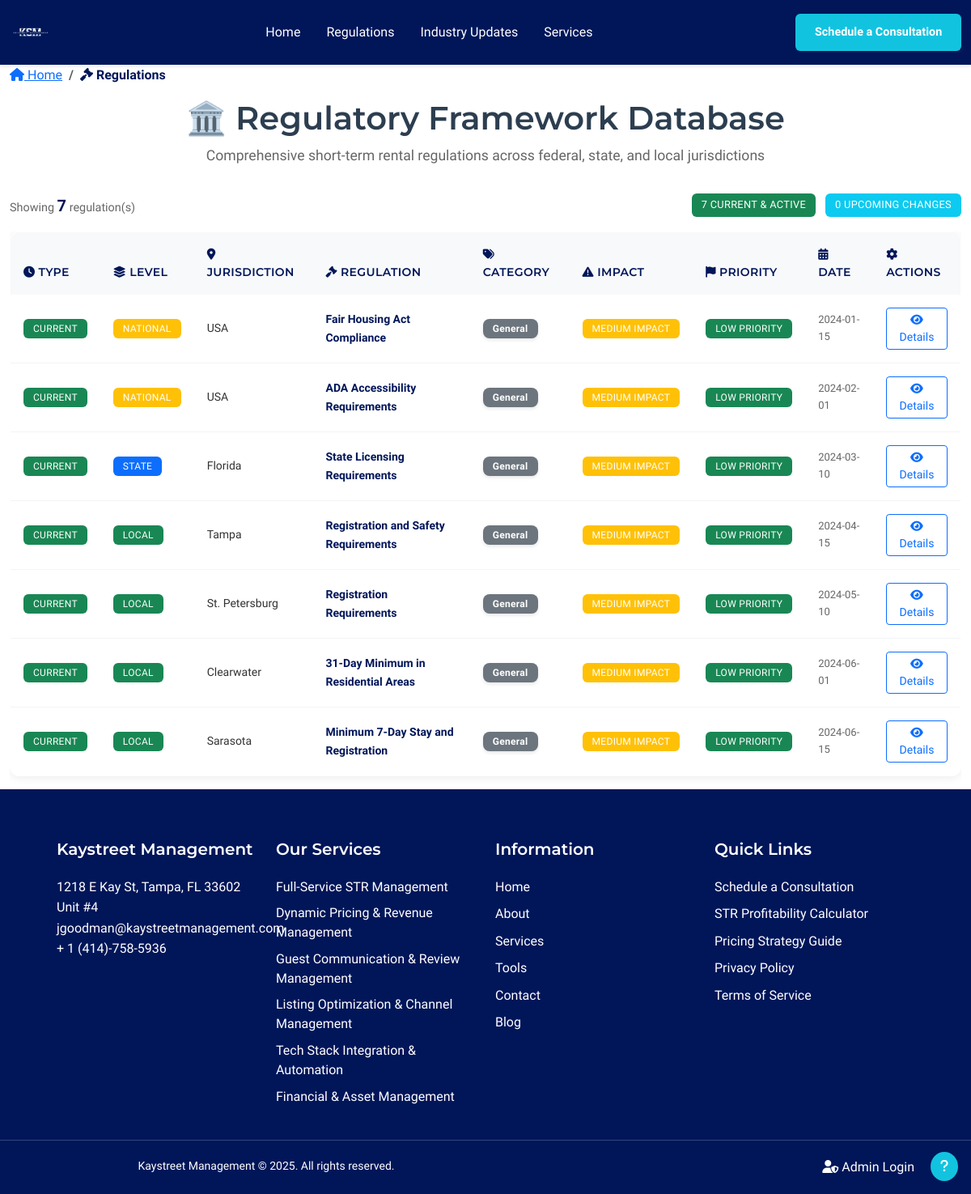
The page /regulations on the database its author committed.
### models.py (models this page shows, shortened)
class Regulation(db.Model):
    __tablename__ = 'regulations'
    id = db.Column(db.Integer, primary_key=True)
    jurisdiction = db.Column(db.String(100), nullable=False)  # Jurisdiction (combines level and location)
    jurisdiction_level = db.Column(db.String(20), nullable=False, default='Local')  # National, State, Local
    location = db.Column(db.String(100), nullable=False)  # Location
    title = db.Column(db.String(200), nullable=False)  # Title
    last_updated = db.Column(db.DateTime, default=datetime.utcnow)  # Last Updated
    overview = db.Column(db.Text, nullable=True)  # Overview - formatted content
    detailed_requirements = db.Column(db.Text, nullable=True)  # Detailed Requirements - formatted content
    compliance_steps = db.Column(db.Text, nullable=True)  # Compliance Steps - formatted content
    required_forms = db.Column(db.Text, nullable=True)  # Required Forms - formatted content
    penalties_non_compliance = db.Column(db.Text, nullable=True)  # Penalties for Non Compliance - formatted content
    recent_changes = db.Column(db.Text, nullable=True)  # Recent Changes - formatted content
    created_at = db.Column(db.DateTime, default=datetime.utcnow)
    updated_at = db.Column(db.DateTime, default=datetime.utcnow, onupdate=datetime.utcnow)

### app/blueprints/main.py (the view)
@main_bp.route('/regulations')
def regulations():
    try:
        from models import Regulation
        regulations = Regulation.query.all()
        return render_template('regulations.html',
                             regulations=regulations)
    except Exception as e:
        logger.error(f"Error loading regulations: {str(e)}", exc_info=True)
        public_flash('Error loading regulations. Please try again later.', 'error')
        return render_template('regulations.html',
                             regulations=[])

### templates/regulations.html (shortened to what this page needs)
{% extends "base.html" %}
{% block content %}
<div class="container-fluid">
    <nav aria-label="breadcrumb" class="mb-3">
        <ol class="breadcrumb">
            <li class="breadcrumb-item">
                <a href="{{ url_for('main.index') }}"><i class="fas fa-home"></i> Home</a>
            </li>
            <li class="breadcrumb-item active" aria-current="page">
                <i class="fas fa-gavel"></i> Regulations
            </li>
        </ol>
    </nav>
    <div class="text-center mb-4">
        <h1 class="regulations-title">🏛️ Regulatory Framework Database</h1>
        <p class="regulations-subtitle text-muted">
            Comprehensive short-term rental regulations across federal, state, and local jurisdictions
        </p>
    </div>
    <div class="d-flex justify-content-between align-items-center mb-3">
        <div class="results-count">
            <span class="text-muted">Showing</span>
            <strong>{{ regulations|length }}</strong>
            <span class="text-muted">regulation(s)</span>
        </div>
        <div class="section-summary">
            <span class="badge bg-success me-2">{{ regulations|length }} Current & Active</span>
            <span class="badge bg-info">0 Upcoming Changes</span>
        </div>
    </div>
    <div class="regulations-container">
        <div class="table-view">
            <div class="table-responsive">
                <table class="table table-hover regulations-table">
                    <thead class="table-light">
                        <tr>
                            <th>
                                <i class="fas fa-clock"></i> Type
                            </th>
                            <th>
                                <i class="fas fa-layer-group"></i> Level
                            </th>
                            <th>
                                <i class="fas fa-map-marker-alt"></i> Jurisdiction
                            </th>
                            <th>
                                <i class="fas fa-gavel"></i> Regulation
                            </th>
                            <th>
                                <i class="fas fa-tags"></i> Category
                            </th>
                            <th>
                                <i class="fas fa-exclamation-triangle"></i> Impact
                            </th>
                            <th>
                                <i class="fas fa-flag"></i> Priority
                            </th>
                            <th>
                                <i class="fas fa-calendar-alt"></i> Date
                            </th>
                            <th>
                                <i class="fas fa-cog"></i> Actions
                            </th>
                        </tr>
                    </thead>
                    <tbody>
                        {% for regulation in regulations %}
                        <tr class="regulation-row" data-regulation-id="{{ regulation.id }}">
                            <td>
                                <span class="badge bg-success">Current</span>
                            </td>
                            <td>
                                <span class="badge bg-{{ 'success' if regulation.jurisdiction_level == 'Local' else 'primary' if regulation.jurisdiction_level == 'State' else 'warning' }}">
                                    {{ regulation.jurisdiction_level }}
                                </span>
                            </td>
                            <td class="jurisdiction-cell">
                                {{ regulation.location }}
                            </td>
                            <td class="title-cell">
                                <a href="{{ url_for('main.regulation_detail', regulation_id=regulation.id) }}"
                                   class="regulation-title-link text-decoration-none">
                                    {{ regulation.title }}
                                </a>
                            </td>
                            <td>
                                <span class="badge category-badge category-general">
                                    General
                                </span>
                            </td>
                            <td>
                                <span class="badge bg-warning">
                                    Medium Impact
                                </span>
                            </td>
                            <td>
                                <span class="badge bg-success">
                                    Low Priority
                                </span>
                            </td>
                            <td class="date-cell">
                                {{ regulation.last_updated.strftime('%Y-%m-%d') if regulation.last_updated else 'N/A' }}
                            </td>
                            <td>
                                <a href="{{ url_for('main.regulation_detail', regulation_id=regulation.id) }}"
                                   class="btn btn-sm btn-outline-primary">
                                    <i class="fas fa-eye"></i> Details
                                </a>
                            </td>
                        </tr>
                        {% endfor %}
                    </tbody>
                </table>
            </div>
        </div>
    </div>
</div>
<div class="position-fixed bottom-0 end-0 p-3" style="z-index: 1000;">
    <button class="btn btn-primary rounded-circle" data-bs-toggle="modal" data-bs-target="#helpModal" title="Help">
        <i class="fas fa-question"></i>
    </button>
</div>
{% endblock %}

### templates/base.html (shortened to what this page needs)
<!DOCTYPE html>
<html lang="en" data-bs-theme="light">
<head>
    <link href="https://cdn.jsdelivr.net/npm/bootstrap@5.3.0/dist/css/bootstrap.min.css" rel="stylesheet">
    <link href="https://cdnjs.cloudflare.com/ajax/libs/font-awesome/6.4.0/css/all.min.css" rel="stylesheet">
    <link href="{{ url_for('static', filename='css/style.css') }}" rel="stylesheet">
</head>
<body>
    <nav class="navbar navbar-expand-lg kaystreet-header sticky-top">
        <div class="container-fluid">
            <a class="navbar-brand kaystreet-brand" href="{{ url_for('main.index') }}">
                <img src="{{ url_for('static', filename='images/kaystreet-logo-navy.png') }}" alt="Kaystreet Management" class="kaystreet-logo-img">
            </a>
            <div class="collapse navbar-collapse" id="kaystreetNav">
                <ul class="navbar-nav kaystreet-nav">
                    <li class="nav-item">
                        <a class="nav-link kaystreet-nav-link" href="{{ url_for('main.index') }}">Home</a>
                    </li>
                    <li class="nav-item">
                        <a class="nav-link kaystreet-nav-link" href="{{ url_for('main.regulations') }}">Regulations</a>
                    </li>
                    <li class="nav-item">
                        <a class="nav-link kaystreet-nav-link" href="{{ url_for('main.updates') }}">Industry Updates</a>
                    </li>
                    <li class="nav-item">
                        <a class="nav-link kaystreet-nav-link" href="https://kaystreetmanagement.com" target="_blank">Services</a>
                    </li>
                </ul>
                <div class="kaystreet-cta">
                    <a href="https://kaystreetmanagement.com/contact" target="_blank" class="btn kaystreet-consultation-btn">
                        Schedule a Consultation
                    </a>
                </div>
            </div>
        </div>
    </nav>
    <main class="main-content">
        {% block content %}{% endblock %}
    </main>
    <footer class="kaystreet-footer">
        <div class="container">
            <div class="row">
                <div class="col-lg-3 col-md-6 mb-4 mb-lg-0">
                    <h4 class="footer-heading">Kaystreet Management</h4>
                    <div class="footer-content">
                        <p class="footer-address">
                            1218 E Kay St, Tampa, FL 33602 Unit #4<br>
                            <a href="mailto:jgoodman@kaystreetmanagement.com" class="footer-link">jgoodman@kaystreetmanagement.com</a><br>
                            <a href="tel:+14147585936" class="footer-link">+ 1 (414)-758-5936</a>
                        </p>
                    </div>
                </div>
                <div class="col-lg-3 col-md-6 mb-4 mb-lg-0">
                    <h4 class="footer-heading">Our Services</h4>
                    <div class="footer-content">
                        <ul class="footer-links-list">
                            <li><a href="https://kaystreetmanagement.com" target="_blank" class="footer-link">Full-Service STR Management</a></li>
                            <li><a href="https://kaystreetmanagement.com/dynamic-pricing-revenue-management/" target="_blank" class="footer-link">Dynamic Pricing & Revenue Management</a></li>
                            <li><a href="https://kaystreetmanagement.com/guest-communication-review-management/" target="_blank" class="footer-link">Guest Communication & Review Management</a></li>
                            <li><a href="https://kaystreetmanagement.com/listing-optimization-channel-management/" target="_blank" class="footer-link">Listing Optimization & Channel Management</a></li>
                            <li><a href="https://kaystreetmanagement.com/tech-stack-integration-automation/" target="_blank" class="footer-link">Tech Stack Integration & Automation</a></li>
                            <li><a href="https://kaystreetmanagement.com/financial-asset-management/" target="_blank" class="footer-link">Financial & Asset Management</a></li>
                        </ul>
                    </div>
                </div>
                <div class="col-lg-3 col-md-6 mb-4 mb-lg-0">
                    <h4 class="footer-heading">Information</h4>
                    <div class="footer-content">
                        <ul class="footer-links-list">
                            <li><a href="https://kaystreetmanagement.com" target="_blank" class="footer-link">Home</a></li>
                            <li><a href="https://kaystreetmanagement.com/about-us/" target="_blank" class="footer-link">About</a></li>
                            <li><a href="https://kaystreetmanagement.com" target="_blank" class="footer-link">Services</a></li>
                            <li><a href="https://kaystreetmanagement.com/tools/" target="_blank" class="footer-link">Tools</a></li>
                            <li><a href="https://kaystreetmanagement.com/tools/" target="_blank" class="footer-link">Contact</a></li>
                            <li><a href="https://kaystreetmanagement.com/blog/" target="_blank" class="footer-link">Blog</a></li>
                        </ul>
                    </div>
                </div>
                <div class="col-lg-3 col-md-6 mb-4 mb-lg-0">
                    <h4 class="footer-heading">Quick Links</h4>
                    <div class="footer-content">
                        <ul class="footer-links-list">
                            <li><a href="https://calendly.com/jgoodman-kaystreetmanagement/30min" target="_blank" class="footer-link">Schedule a Consultation</a></li>
                            <li><a href="https://kaystreetmanagement.com/tools/" target="_blank" class="footer-link">STR Profitability Calculator</a></li>
                            <li><a href="https://kaystreetmanagement.com/tools/" target="_blank" class="footer-link">Pricing Strategy Guide</a></li>
                            <li><a href="https://kaystreetmanagement.com/privacy-policy" target="_blank" class="footer-link">Privacy Policy</a></li>
                            <li><a href="https://kaystreetmanagement.com/terms-of-service" target="_blank" class="footer-link">Terms of Service</a></li>
                        </ul>
                    </div>
                </div>
            </div>
        </div>
        <div class="footer-bottom">
            <div class="container">
                <div class="row">
                    <div class="col-md-6">
                        <p class="footer-copyright">Kaystreet Management © 2025. All rights reserved.</p>
                    </div>
                    <div class="col-md-6 text-end">
                        {% if session.admin_id %}
                        <div class="dropdown dropup">
                            <a class="footer-link dropdown-toggle" href="#" role="button" data-bs-toggle="dropdown" aria-expanded="false">
                                <i class="fas fa-user-shield me-1"></i>Admin Panel
                            </a>
                            <ul class="dropdown-menu dropdown-menu-end">
                                <li><a class="dropdown-item" href="{{ url_for('admin.manage_regulations') }}">
                                    <i class="fas fa-book me-2"></i>Admin Panel
                                </a></li>
                                <li><a class="dropdown-item" href="{{ url_for('admin.manage_regulations') }}">
                                    <i class="fas fa-list-check me-2"></i>Manage Regulations
                                </a></li>
                                <li><a class="dropdown-item" href="{{ url_for('admin.manage_updates') }}">
                                    <i class="fas fa-bell me-2"></i>Manage Updates
                                </a></li>
                                <li><hr class="dropdown-divider"></li>
                                <li><a class="dropdown-item text-danger" href="{{ url_for('admin.logout') }}">
                                    <i class="fas fa-sign-out-alt me-2"></i>Sign Out
                                </a></li>
                            </ul>
                        </div>
                        {% else %}
                        <a href="{{ url_for('admin.login') }}" class="footer-link">
                            <i class="fas fa-user-shield me-1"></i>Admin Login
                        </a>
                        {% endif %}
                    </div>
                </div>
            </div>
        </div>
    </footer>
</body>
</html>

### rows shown on the page
Regulation: jurisdiction_level "NATIONAL", location "USA", title "Fair Housing Act Compliance", last_updated "2024-01-15"
Regulation: jurisdiction_level "NATIONAL", location "USA", title "ADA Accessibility Requirements", last_updated "2024-02-01"
Regulation: jurisdiction_level "STATE", location "Florida", title "State Licensing Requirements", last_updated "2024-03-10"
Regulation: jurisdiction_level "LOCAL", location "Tampa", title "Registration and Safety Requirements", last_updated "2024-04-15"
Regulation: jurisdiction_level "LOCAL", location "St. Petersburg", title "Registration Requirements", last_updated "2024-05-10"
Regulation: jurisdiction_level "LOCAL", location "Clearwater", title "31-Day Minimum in Residential Areas", last_updated "2024-06-01"
Regulation: jurisdiction_level "LOCAL", location "Sarasota", title "Minimum 7-Day Stay and Registration", last_updated "2024-06-15"

### other values the page prints
{{ regulations|length }} "7"
